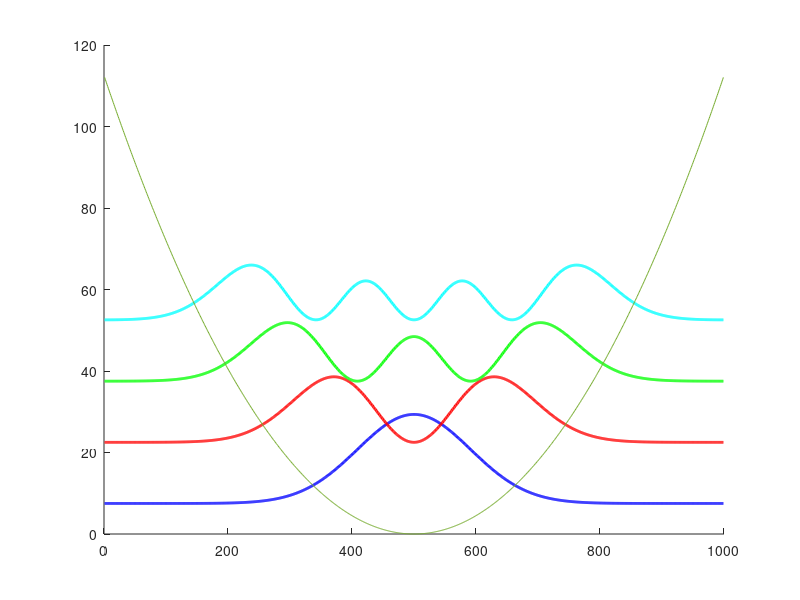
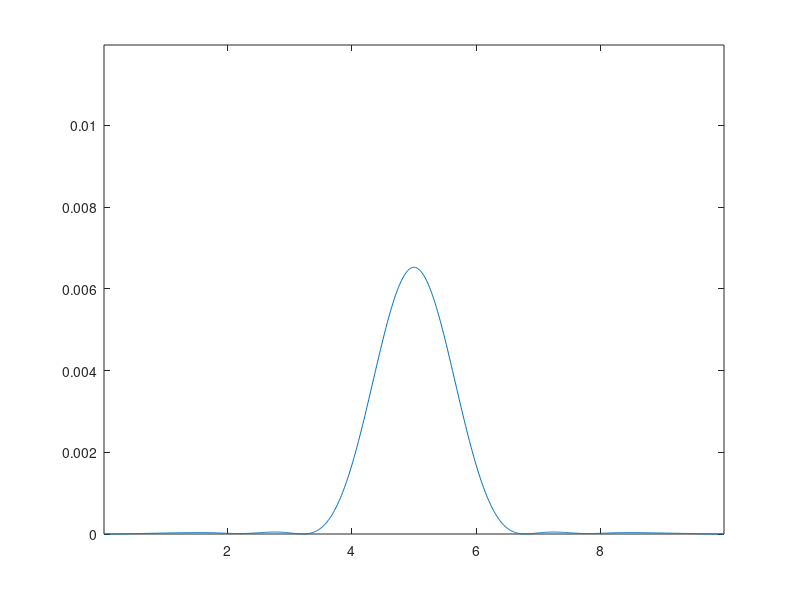
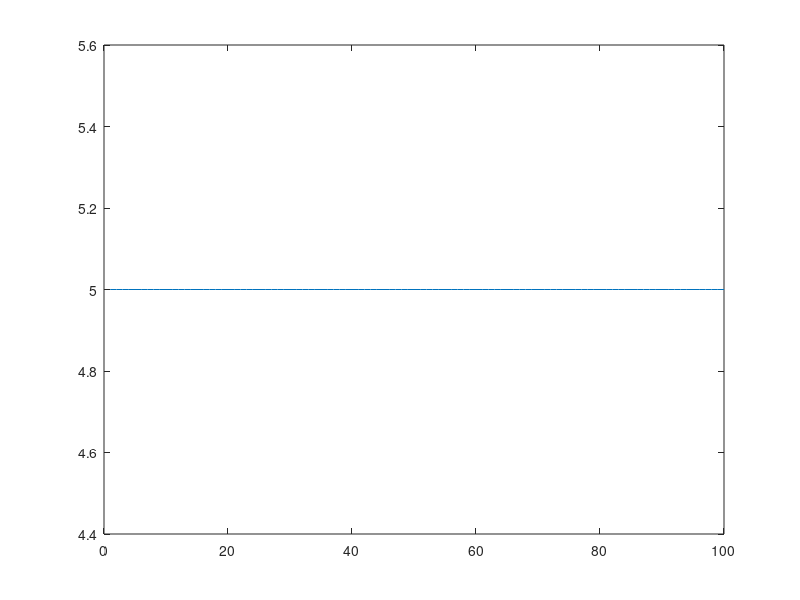

These figures' MATLAB source, in order:
% Constants for the simulation
hbar = 5;
m = 1;
w = 3;

L = 10; % Length of space
d = 0.01; % spatial step
dt = 4*pi/w/100; % time step
N = L/d-1;

% Second derivative
d2_op = sparse(diag(ones(N, 1)*(-2), 0) + diag(ones(N-1, 1), -1)+ diag(ones(N-1, 1), 1));

V = sparse(N, N);

c = 1;
% A few different potentials
for x_i = 1:N
  x = (x_i)*d;
  %V(x_i,x_i) = e^((x-L/2)^2/(2*(L/4)^2));
  V(x_i,x_i) = 1/2*m*w^2*abs(x-L/2)^2; % Harmonic oscillator. Classic.
  %V(x,x) = w*x;
  %{
  V(x_i,x_i) = c;
  if x > L/4 && x < 3*L/4
    V(x_i,x_i) = c/2;
  end
  if x > 3*L/8 && x > 5*L/8
    V(x_i,x_i) = 0;
  end
  %}
end

% Hamiltonian
H = -hbar^2/(2*m*d^2)*d2_op + V;
clear d2_op


[eigenvectors, eigenvalues] = eigs(H, N, 'sa');
clear H
[eval_sorted, I] = sort(diag(eigenvalues));

% Need to get the right eigenvalues with the eigenvectors
evec_sorted = zeros(N, N);
for i = 1:N
  evec_sorted(:, i) = eigenvectors(:, I(i));
end
%eval_sorted

clear I
clear eigenvalues
clear eigenvectors

%{
% Test for scaling of energies
enums = 1:10;
plot(enums, eval_sorted(enums), 'LineWidth', 2, enums, (enums).^2*3.1415^2*hbar^2/(2*m*L^2), 'LineWidth', 2, enums, (enums-0.5)*hbar*w, 'LineWidth', 2);
legend('Actual', 'Inf. Sq. Well', 'Harmonic osc.')
%}

figure;
hold on
colors = ['blue'; 'red'; 'green'; 'cyan'; 'red'; 'red'; 'red'; 'brown'; 'brown'; 'brown'; 'brown';];
for i = 1:4
  plot(eval_sorted(i)+5000*evec_sorted(:, i).^2, 'color', colors(i), 'LineWidth', 2)
end
plot(diag(V))

clear V

% Set the initial conditions
initial_state = zeros(N, 1);
for x_i = 1:N
  x = (x_i)*d;
  initial_state(x_i) = e^(-(x-L/2)^2);
  %initial_state(x_i) = sin(pi/L*x)+sin(2*pi/L*x);
  %initial_state(x_i) = e^(-(x-0.2*L)^2+sqrt(-1)*1*(x-0.2*L));
  %initial_state(x_i) = sin(pi/L*x);
  %c0 = 0.2;
  %kx = 25;
  %width = (0.005*L);
  %eex = sqrt(2/width)*(x-0.2*L);
  %initial_state(x_i) = e^(-(eex^2)/2-kx*sqrt(-1)*eex);
end

%initial_state = evec_sorted(:, 3) + 2i*evec_sorted(:, 4)+ 8*evec_sorted(:, 5)+ (2.3+3i)*evec_sorted(:, 6)+ evec_sorted(:, 7);
initial_state /= norm(initial_state);
%plot(abs(initial_state).^2)

% Set c_n for each eigenvalue/eigenvector pair
c_n = zeros(N, 1);
for x_i = 1:N
  c_n(x_i) = dot(initial_state, evec_sorted(:, x_i));
end



figure('Position',[100 100 1200 600]);

#start_button = uicontrol('Style','pushbutton', 'String','Start','Position',[1000,500,70,25]);
#stop_button = uicontrol('Style','pushbutton', 'String','Stop','Position',[1000,440,70,25]);
#ha = axes('Units','pixels','Position',[50,60,900,500]);
#xlim([d, L-d])
#ylim([0, 8*max(abs(initial_state).^2)]);
#set(f, 'CurrentAxes', ha2);
#set(f, 'Visible', 'on');

xval = d:d:L-d;
ydata = plot(xval, zeros(N, 1));

axis([d, L-d, 0, 1.5*max(abs(initial_state).^2)]);

% Propagate the wavefunction. Also calculate the expectation value of x, for example
t_tot = 100;
exp_overt = zeros(t_tot, 1); % Expectation value of x as a funciton of t
for t_i = 1:t_tot
  t = t_i * dt;
  result = zeros(N, 1);
  
  % Step by propagating the eigenvectors
  for x_i = 1:N
    result += c_n(x_i)*evec_sorted(:, x_i)*e^(-sqrt(-1)*eval_sorted(x_i)*t/hbar);
  end
  
  exp_overt(t_i) = dot(result, ([d:d:L-d]').*result);
  
  set(ydata, 'YData', abs(result).^2);
  drawnow
end

figure;
plot([1:t_tot], exp_overt)